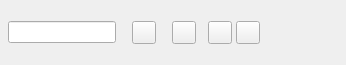
<?xml version="1.0" encoding="UTF-8"?>
<ui version="4.0">
 <class>PropertiesPalette_Attributes</class>
 <widget class="QWidget" name="PropertiesPalette_Attributes">
  <property name="geometry">
   <rect>
    <x>0</x>
    <y>0</y>
    <width>346</width>
    <height>65</height>
   </rect>
  </property>
  <property name="windowTitle">
   <string>Form</string>
  </property>
  <layout class="QVBoxLayout" name="verticalLayout">
   <property name="spacing">
    <number>8</number>
   </property>
   <property name="leftMargin">
    <number>8</number>
   </property>
   <property name="topMargin">
    <number>8</number>
   </property>
   <property name="rightMargin">
    <number>8</number>
   </property>
   <property name="bottomMargin">
    <number>8</number>
   </property>
   <item>
    <layout class="QHBoxLayout" name="horizontalLayout_16">
     <property name="spacing">
      <number>16</number>
     </property>
     <item>
      <widget class="FormWidget" name="labelName">
       <property name="label" stdset="0">
        <string>Name</string>
       </property>
       <property name="font">
        <font>
         <pointsize>8</pointsize>
        </font>
       </property>
       <property name="preserveLabelSpace">
        <bool>false</bool>
       </property>
       <layout class="QHBoxLayout" name="horizontalLayout">
        <property name="leftMargin">
         <number>0</number>
        </property>
        <property name="topMargin">
         <number>0</number>
        </property>
        <property name="rightMargin">
         <number>0</number>
        </property>
        <property name="bottomMargin">
         <number>0</number>
        </property>
        <item>
         <widget class="NameWidget" name="nameEdit">
          <property name="focusPolicy">
           <enum>Qt::FocusPolicy::ClickFocus</enum>
          </property>
          <property name="toolTip">
           <string>Name of selected object</string>
          </property>
         </widget>
        </item>
       </layout>
      </widget>
     </item>
     <item>
      <widget class="FormWidget" name="labelExport">
       <property name="label" stdset="0">
        <string>Export</string>
       </property>
       <property name="font">
        <font>
         <pointsize>8</pointsize>
        </font>
       </property>
       <property name="space">
        <number>2</number>
       </property>
       <layout class="QHBoxLayout" name="horizontalLayout_15">
        <property name="spacing">
         <number>4</number>
        </property>
        <property name="leftMargin">
         <number>0</number>
        </property>
        <property name="topMargin">
         <number>0</number>
        </property>
        <property name="rightMargin">
         <number>0</number>
        </property>
        <property name="bottomMargin">
         <number>0</number>
        </property>
        <item>
         <widget class="QToolButton" name="noPrint">
          <property name="toolTip">
           <string>Enable or disable exporting of the object</string>
          </property>
          <property name="checkable">
           <bool>true</bool>
          </property>
         </widget>
        </item>
       </layout>
      </widget>
     </item>
     <item>
      <widget class="FormWidget" name="labelPDFOptions">
       <property name="label" stdset="0">
        <string>PDF Options</string>
       </property>
       <layout class="QHBoxLayout" name="horizontalLayout_3">
        <property name="spacing">
         <number>4</number>
        </property>
        <property name="leftMargin">
         <number>0</number>
        </property>
        <property name="topMargin">
         <number>0</number>
        </property>
        <property name="rightMargin">
         <number>0</number>
        </property>
        <property name="bottomMargin">
         <number>0</number>
        </property>
        <item>
         <spacer name="horizontalSpacer_2">
          <property name="orientation">
           <enum>Qt::Orientation::Horizontal</enum>
          </property>
          <property name="sizeHint" stdset="0">
           <size>
            <width>0</width>
            <height>0</height>
           </size>
          </property>
         </spacer>
        </item>
        <item>
         <widget class="QToolButton" name="buttonPDFBookmark">
          <property name="toolTip">
           <string>Enabled: Object is a PDF bookmark</string>
          </property>
          <property name="text">
           <string/>
          </property>
          <property name="checkable">
           <bool>true</bool>
          </property>
         </widget>
        </item>
        <item>
         <spacer name="horizontalSpacer_5">
          <property name="orientation">
           <enum>Qt::Orientation::Horizontal</enum>
          </property>
          <property name="sizeType">
           <enum>QSizePolicy::Policy::Fixed</enum>
          </property>
          <property name="sizeHint" stdset="0">
           <size>
            <width>8</width>
            <height>0</height>
           </size>
          </property>
         </spacer>
        </item>
        <item>
         <widget class="QToolButton" name="buttonPDFAnnotation">
          <property name="toolTip">
           <string>Enabled: Object is a PDF annotation</string>
          </property>
          <property name="text">
           <string/>
          </property>
          <property name="checkable">
           <bool>true</bool>
          </property>
         </widget>
        </item>
        <item>
         <widget class="QToolButton" name="buttonPDFAnnotationSettings">
          <property name="toolTip">
           <string>Opens annotation options</string>
          </property>
          <property name="text">
           <string/>
          </property>
         </widget>
        </item>
        <item>
         <spacer name="horizontalSpacer_3">
          <property name="orientation">
           <enum>Qt::Orientation::Horizontal</enum>
          </property>
          <property name="sizeHint" stdset="0">
           <size>
            <width>0</width>
            <height>0</height>
           </size>
          </property>
         </spacer>
        </item>
       </layout>
      </widget>
     </item>
     <item>
      <spacer name="horizontalSpacer">
       <property name="orientation">
        <enum>Qt::Orientation::Horizontal</enum>
       </property>
       <property name="sizeHint" stdset="0">
        <size>
         <width>0</width>
         <height>0</height>
        </size>
       </property>
      </spacer>
     </item>
    </layout>
   </item>
  </layout>
 </widget>
 <customwidgets>
  <customwidget>
   <class>FormWidget</class>
   <extends>QWidget</extends>
   <header>ui/widgets/form_widget.h</header>
   <container>1</container>
  </customwidget>
  <customwidget>
   <class>NameWidget</class>
   <extends>QLineEdit</extends>
   <header>ui/propertiespalette_utils.h</header>
  </customwidget>
 </customwidgets>
 <tabstops>
  <tabstop>noPrint</tabstop>
  <tabstop>buttonPDFBookmark</tabstop>
  <tabstop>buttonPDFAnnotation</tabstop>
  <tabstop>buttonPDFAnnotationSettings</tabstop>
 </tabstops>
 <resources/>
 <connections/>
</ui>
